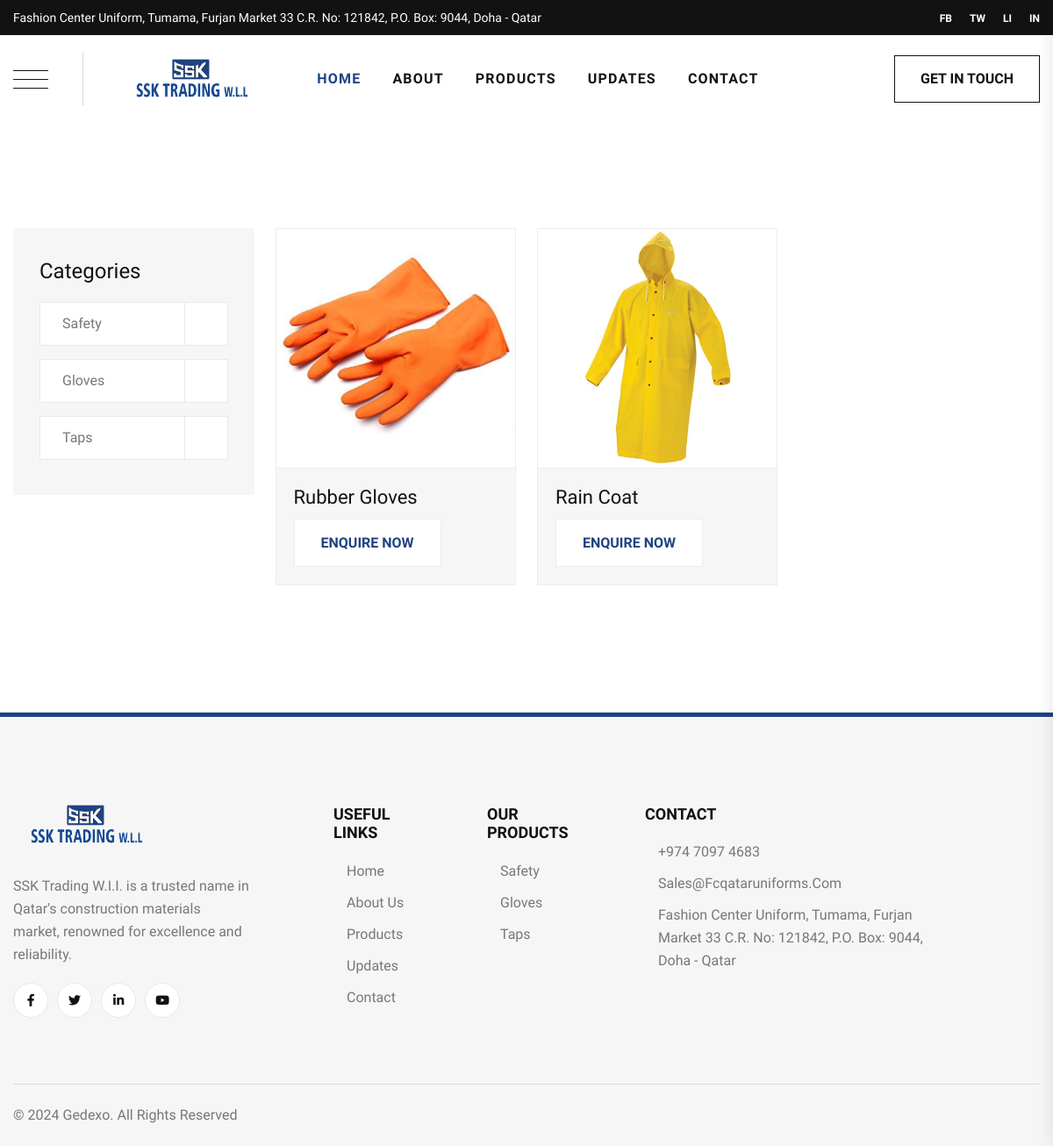
Page /products/?category=2 on the committed database.
### web/models.py (models this page shows, shortened)
class Product(models.Model):
  category = models.ForeignKey(Category, on_delete=models.CASCADE)
  name = models.CharField(max_length=255)
  image = models.ImageField(upload_to='media')
  description = models.TextField(null=True,blank=True)

class Category(models.Model):
  name = models.CharField(max_length=255)
  image = models.ImageField(upload_to='media')

### web/views.py (the view, shortened to what this page needs)
# urls.py: path("products/", views.ProductListView.as_view(), name="products"),
class ProductListView(ListView,FormView):
    model = Product
    form_class = ProductEnquiryForm
    template_name = "web/product.html"
    paginate_by=20
    def get_queryset(self):
        category = self.request.GET.get("category")
        products = super().get_queryset()  # Retrieve the base queryset
        if category:
            products = products.filter(category__id=category)
        return products
    def get_context_data(self, **kwargs):
        context = super().get_context_data(**kwargs)
        context["categories"] = Category.objects.all()
        return context

### web/context_processors.py (called while the page is built)
def main_context(request):
    context = {"all_categories": Category.objects.all()}
    return context

### templates/web/product_list.html (shortened to what this page needs)
{% extends "web/base.html" %}
{% load static %}
{% block content %}
    <main class="main-area fix">
        <section class="shop__area section-py-120">
            <div class="container">
                <div class="row gutter-24">
                    <div class="col-xl-9 col-lg-8 order-0 order-lg-2">
                        <div class="row gutter-24">
                            {% for item in object_list %}
                            <div class="col-6 col-xl-4 col-sm-6">
                                <div class="shop__item">
                                    <div class="shop__thumb">
                                        <img src="{{item.image.url}}" alt="img">
                                    </div>
                                    <div class="shop__content">
                                        <h4 class="title"><a href="">{{item.name}}</a></h4>
                                        <button type="button" class="btn btn-primary" data-bs-toggle="modal" data-bs-target="#exampleModal-{{item.id}}">
                                            Enquire Now
                                        </button>
                                    </div>
                                </div>
                            </div>
                            {% endfor %}
                        </div>
                    </div>
                    <div class="col-xl-3 col-lg-4">
                        <aside class="shop__sidebar">
                            <div class="blog__widget">
                                <h4 class="blog__widget-title">Categories</h4>
                                <div class="blog__cat-list shop__cat-list">
                                    <ul class="list-wrap">
                                        {% for cat in categories %}
                                        <li>
                                            <a href="{% url 'web:products' %}?category={{ cat.id }}">{{cat.name}}<i class="renova-right-arrow"></i></a>
                                        </li>
                                        {% endfor %}
                                    </ul>
                                </div>
                            </div>
                        </aside>
                    </div>
                </div>
            </div>
        </section>
    </main>
{% endblock %}

### templates/web/partials/footer.html (shortened to what this page needs)
{% load static %}
  <footer class="footer__area">
    <div class="container">
        <div class="footer__top">
            <div class="row">
                <div class="col-xl-3 col-lg-4 col-md-6 col-sm-8">
                    <div class="footer__widget">
                        <div class="footer__logo">
                            <a href="/"><img src="{% static 'web/img/ext/logo.svg' %}" alt="logo"></a>
                        </div>
                        <div class="footer__content">
                            <p>SSK Trading W.I.I. is a trusted name in Qatar's construction materials market, renowned for excellence and reliability.</p>
                        </div>
                        <div class="footer__social">
                            <ul class="list-wrap">
                                <li><a href="https://www.facebook.com/" target="_blank"><i class="fab fa-facebook-f"></i></a></li>
                                <li><a href="https://twitter.com/home" target="_blank"><i class="fab fa-twitter"></i></a></li>
                                <li><a href="https://www.linkedin.com/" target="_blank"><i class="fab fa-linkedin-in"></i></a></li>
                                <li><a href="https://www.instagram.com/" target="_blank"><i class="fab fa-youtube"></i></a></li>
                            </ul>
                        </div>
                    </div>
                </div>
                <div class="col-6 col-xl-2 col-lg-4 col-md-3 col-sm-4">
                    <div class="footer__widget">
                        <h4 class="footer__widget-title">Useful Links</h4>
                        <div class="footer__widget-link">
                            <ul class="list-wrap">
                                <li>
                                    <a href="/"><span>Home</span></a>
                                </li>
                                <li>
                                    <a href="{% url "web:about" %}"><span>About Us</span></a>
                                </li>
                                <li>
                                    <a href="{% url "web:products" %}"><span>Products</span></a>
                                </li>
                                <li>
                                    <a href="{% url "web:update" %}"><span>Updates</span></a>
                                </li>
                                <li>
                                    <a href="{% url "web:contact" %}"><span>Contact</span></a>
                                </li>
                            </ul>
                        </div>
                    </div>
                </div>
                <div class="col-6 col-xl-2 col-lg-4 col-md-3 col-sm-6">
                    <div class="footer__widget">
                        <h4 class="footer__widget-title">Our PRODUCTS</h4>
                        <div class="footer__widget-link">
                            <ul class="list-wrap">
                                {% for i in all_categories %}
                                <li>
                                    <a href="{% url 'web:products' %}?category={{ i.id }}"><span>{{i.name}}</span></a>
                                </li>
                                {% endfor %}
                            </ul>
                        </div>
                    </div>
                </div>
                <div class="col-xl-4 col-lg-6 col-md-4 col-sm-6">
                    <div class="footer__widget">
                        <h4 class="footer__widget-title">CONTACT</h4>
                        <div class="footer__widget-link">
                            <ul class="list-wrap">
                                <li>
                                    <a href="tel:+97470974683"><span>+974 7097 4683</span></a>
                                </li>
                                <li>
                                    <a href="mailto:sales@fcqataruniforms.com"><span>sales@fcqataruniforms.com</span></a>
                                </li>
                                <li>
                                    <a href="javascript:void(0)"><span>Fashion Center Uniform, Tumama, Furjan Market 33 C.R. No: 121842, P.O. Box: 9044, Doha - Qatar</span></a>
                                </li>
                            </ul>
                        </div>
                    </div>
                </div>
            </div>
        </div>
        <div class="footer__bottom">
            <div class="row align-items-center">
                <div class="col-md-7">
                    <div class="copyright-text">
                        <p>© 2024 Gedexo. All Rights Reserved</p>
                    </div>
                </div>
            </div>
        </div>
    </div>
</footer>

### rows in the picture
Product: image (picture), name "Rubber Gloves"
Product: image (picture), name "Rain Coat"
Category: name "Safety"
Category: name "Gloves"
Category: name "Taps"
